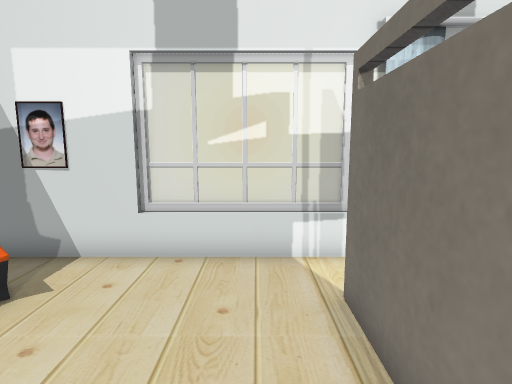
[1] (above)

22 first-person views from a walk through a world built for the Gazebo simulator. The camera is 1.2 m above the floor, tilts 8° down and sees 80° across. The floor is counted in squares, 0.5 m on a side. Each view is taken from the middle of a square. On the plan, view 1 faces up. The plan holds only what a view shows up to about 18 squares ahead; the rest is blank. Simple shapes stand in for some stock models. Some surface patterns are stand-ins.

[2]
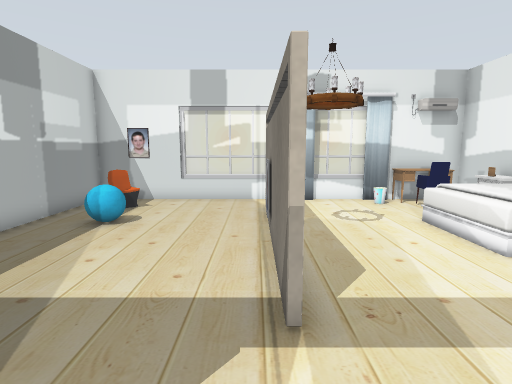

[3]
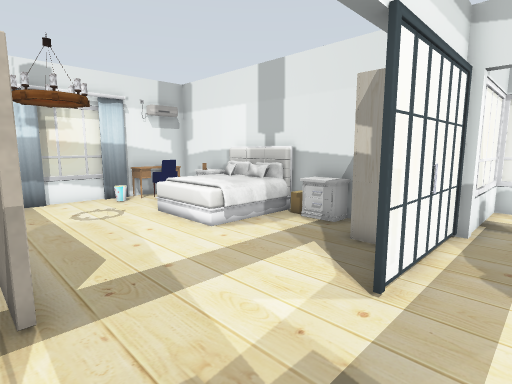

[4]
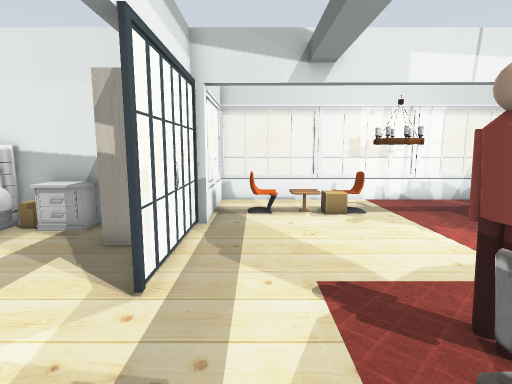

[5]
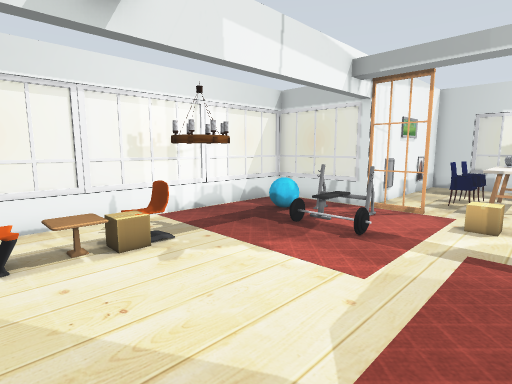

[6]
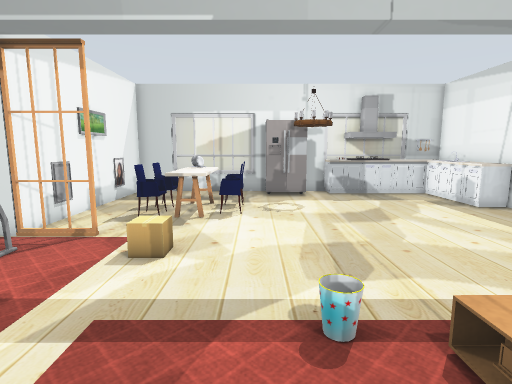

[7]
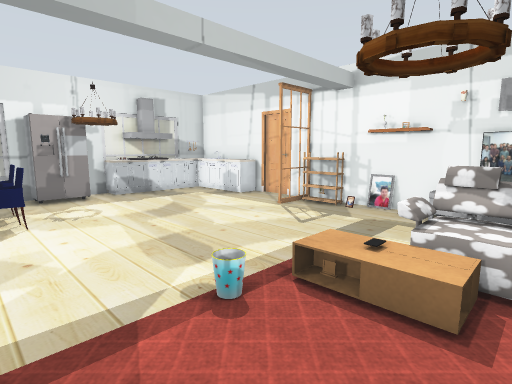

[8]
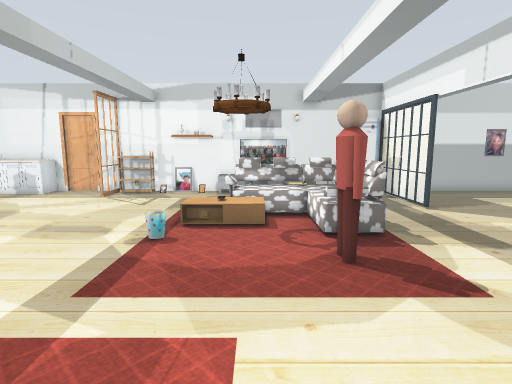

[9]
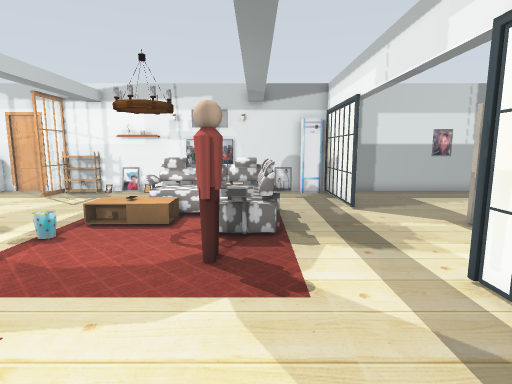

[10]
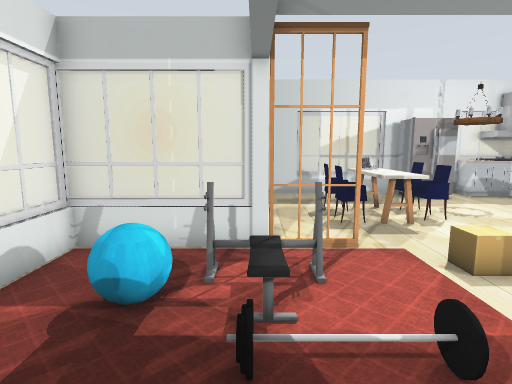

[11]
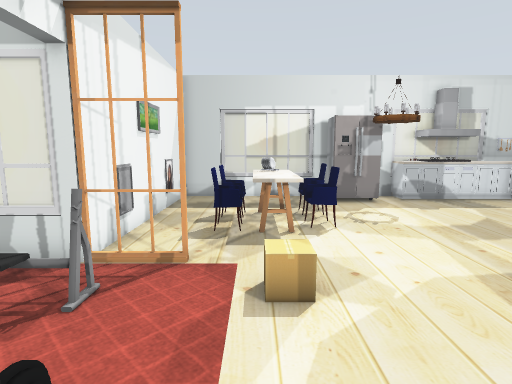

[12]
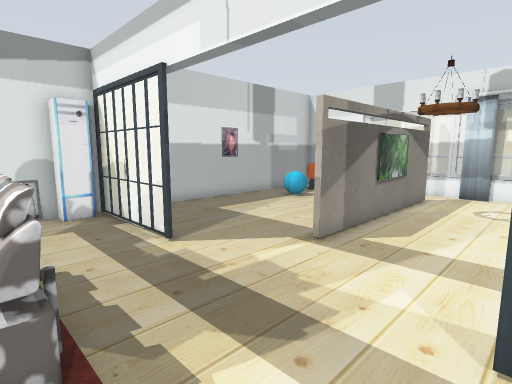

[13]
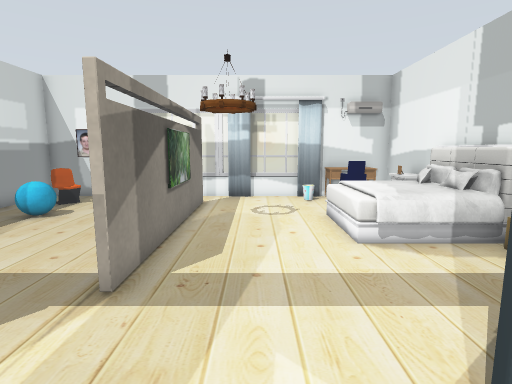

[14]
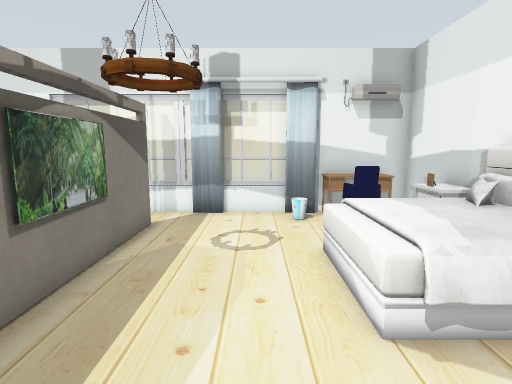

[15]
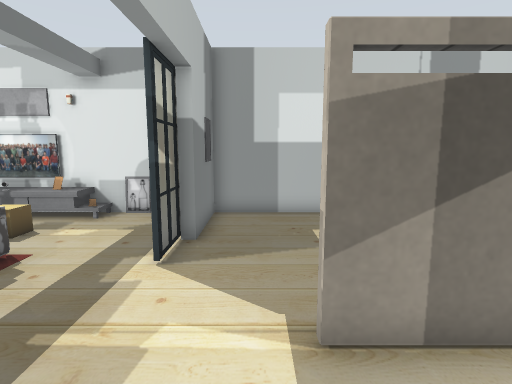

[16]
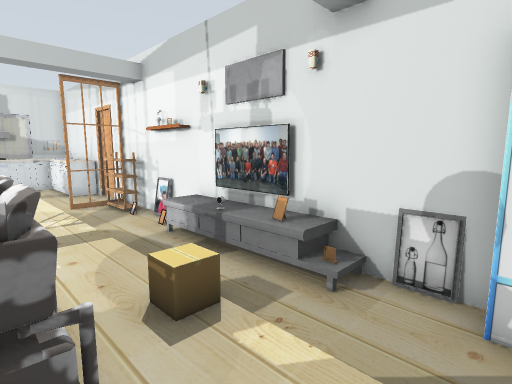

[17]
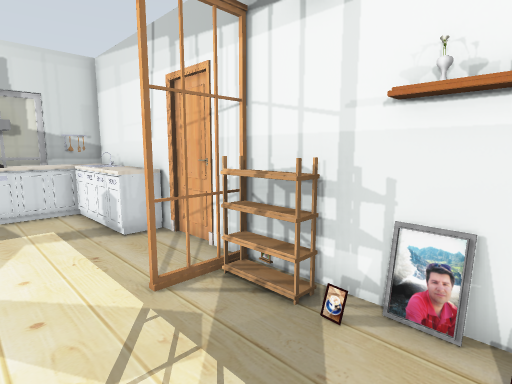

[18]
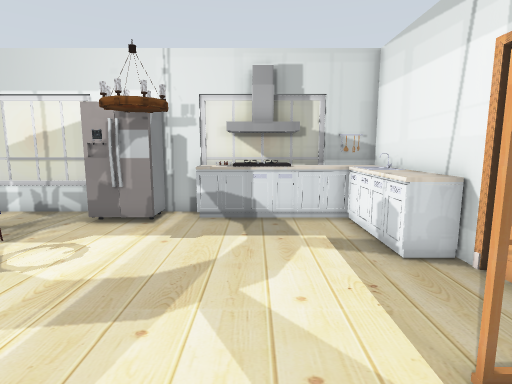

[19]
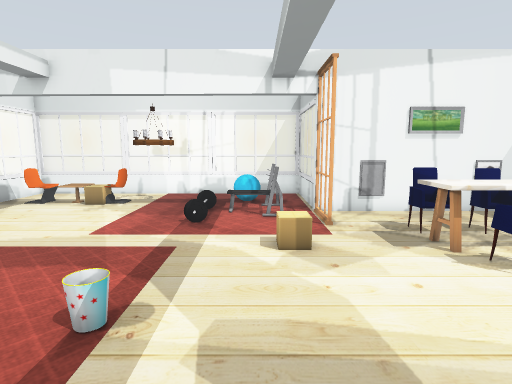

[20]
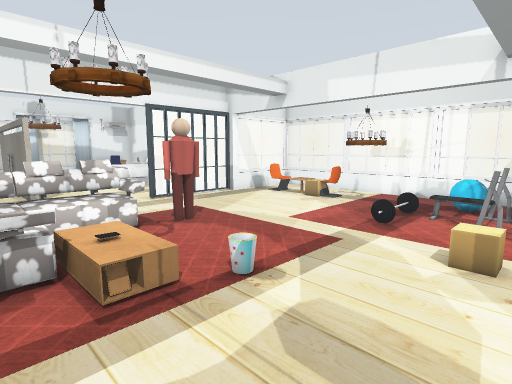

[21]
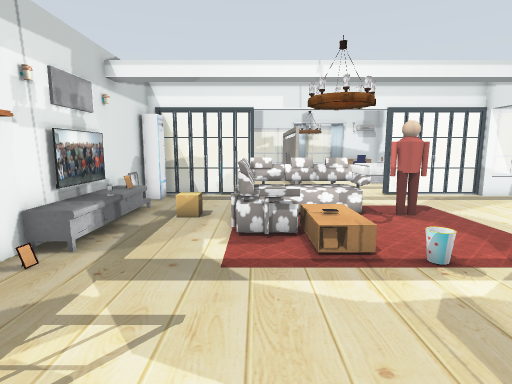

[22]
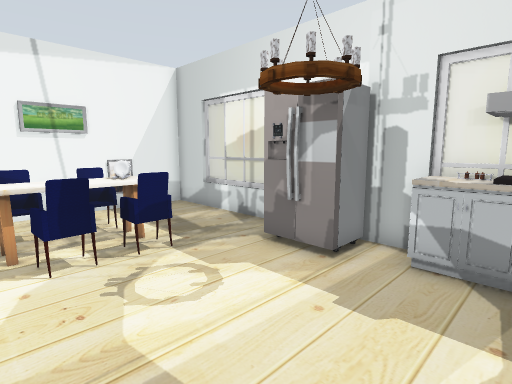

### Floor plan
Points are (right, up) in squares from view 1. A wall is a line through its corners. A room is listed if a view was taken in it or the views show most of it. See-through windows are left out.
Room 1 (views 1, 2, 3, 4, 5, 6, 7, 8, 9, 10, 11, 12, 13, 14, 15, 16, 17, 18, 19, 20, 21, 22)
walls: (1.4, -4.2) (1.4, -0.6); (11.5, -7.4) (10.7, -7.4); (-6.5, -6.9) (-6.5, -22.5); (10.7, -4) (10.7, 6.6) (7.3, 6.6); (1.6, -0.5) (1.6, -4.2); (1.4, 1.4) (1.4, 4.6); (-6.5, -25) (-6.5, -30.6) (-5.4, -30.6); (1.6, 4.6) (1.6, 1.4); (3.2, -30.6) (10.7, -30.6) (10.7, -21.3) (15.5, -21.3); (-0.1, -30.6) (1.6, -30.6); (-2.4, 6.6) (-6.5, 6.6) (-6.5, -6.6) (-2.9, -6.6) (-2.9, -7)
low walls: (15.5, -12.6) (15.5, -7.3); (15.5, -21.3) (15.5, -16.4); (2.6, 6.6) (1.4, 6.6)
objects: door leaf (-7, -24); other object (-7, -23); kitchen cabinet (-6, -30) to (-4, -26); door leaf (-6, -22) to (-4, -22); shoe rack (-6, -21) to (-6, -20); desk (-6, -19); vase (-6, -18); desk (-6, -17); TV cabinet (-6, -16) to (-5, -14); TV (-6, -15); picture (-6, -14) to (-6, -13); TV (-6, -12); TV cabinet (-6, -11); picture (-6, -10); other object (-6, -8); picture (-6, 0); other object (-5, -31); desk (-5, -12); chair (-5, 4) to (-4, 5); window (-4, -31) to (-3, -31); cardboard box (-4, -12) to (-3, -12); door leaf (-4, -7); cyan ball (-4, 2); other object (-3, -30) to (-2, -30); bench (-2, -31); door leaf (-2, -7) to (-1, -7); window (-2, 7) to (1, 7); kitchen cabinet (-1, -30) to (0, -30); sofa (-1, -15) to (3, -10); coffee table (0, -16) to (1, -14); lamp (1, -28) to (2, -27); other object (1, -15); lamp (1, -15) to (2, -14); picture (1, 0); fridge (2, -30) to (3, -29); TV (2, 0); lamp (2, 0) to (4, 2); bin (3, -17); window (3, 7) to (6, 7); person (4, -12) to (5, -12); window (5, -31); chair (5, -26); chair (5, -25) to (5, -24); kitchen table (6, -27) to (7, -27); table (6, -26) to (7, -26); kitchen table (6, -25) to (7, -24); cardboard box (6, -20) to (7, -20); door leaf (6, -7); bin (6, 5) to (7, 6); chair (7, -24) to (8, -24); bed (7, -1) to (10, 2); curtain (7, 6); chair (8, -26); door leaf (8, -7); chair (8, 4) to (9, 5); desk (8, 5) to (10, 6); door leaf (9, -21) to (10, -21); other object (9, -17) to (11, -17); wardrobe (9, -6) to (10, -5); other object (10, -20) to (12, -18); nightstand (10, -4) to (10, -3); cardboard box (10, -2); nightstand (10, 3); other object (10, 4); picture (11, -28); picture (11, -23); lamp (12, -15) to (13, -14); cardboard box (12, -12) to (13, -12); table (12, -11) to (13, -11); window (12, -7) to (15, -7); window (13, -21) to (15, -21); cyan ball (13, -19) to (13, -18); chair (13, -13); chair (13, -10) to (13, -9); window (16, -19); window (16, -16) to (16, -13); window (16, -9)

Where each view was taken, in squares from view 1:
view 1: 0 up, 0 right, facing up
view 2: 8 down, 1 right, facing up
view 3: 9 down, 1 right, facing up-right
view 4: 9 down, 1 right, facing right
view 5: 9 down, 5 right, facing down-right
view 6: 13 down, 4 right, facing down
view 7: 13 down, 6 right, facing down-left
view 8: 14 down, 11 right, facing left
view 9: 11 down, 11 right, facing left
view 10: 14 down, 11 right, facing down
view 11: 15 down, 7 right, facing down
view 12: 11 down, 6 right, facing up-left
view 13: 9 down, 4 right, facing up
view 14: 5 down, 5 right, facing up
view 15: 5 down, 5 right, facing left
view 16: 8 down, 1 left, facing down-left
view 17: 17 down, 2 left, facing down-left
view 18: 19 down, 2 left, facing down
view 19: 19 down, 1 left, facing right
view 20: 21 down, 1 left, facing up-right
view 21: 23 down, 1 left, facing up
view 22: 23 down, 2 left, facing down-right
